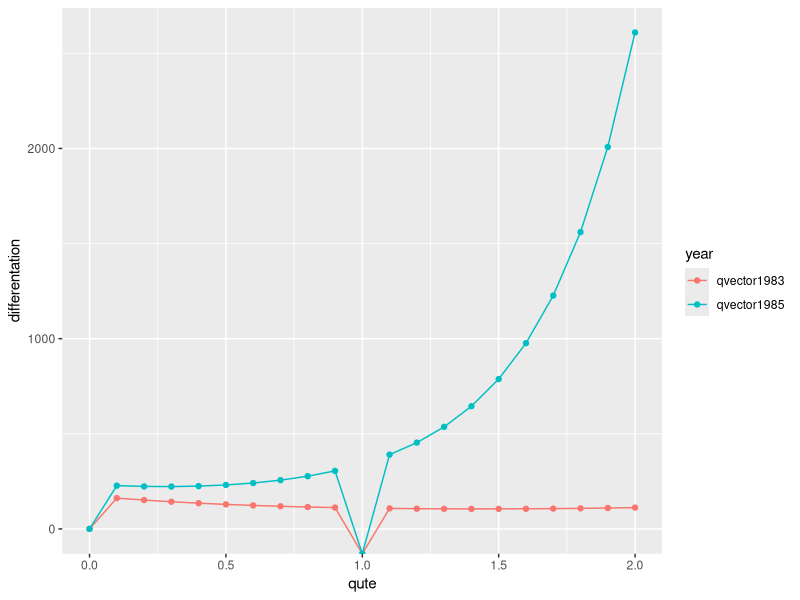
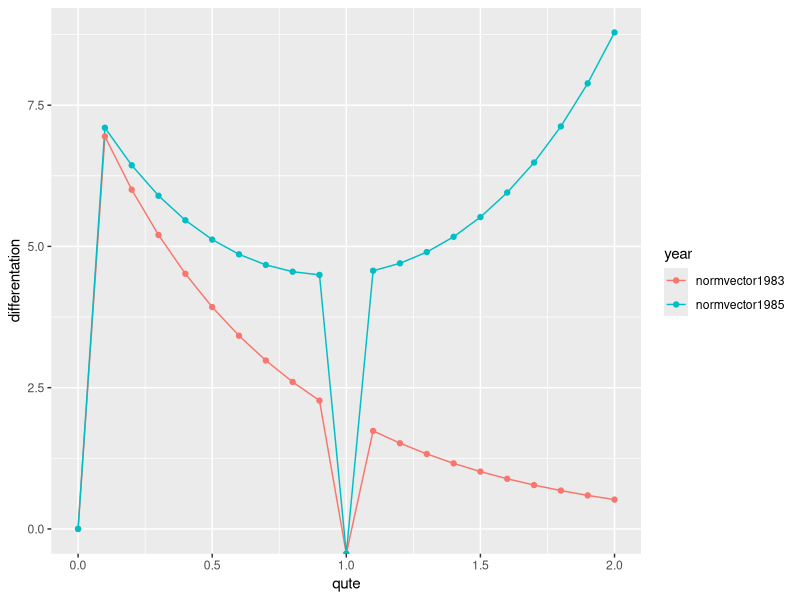
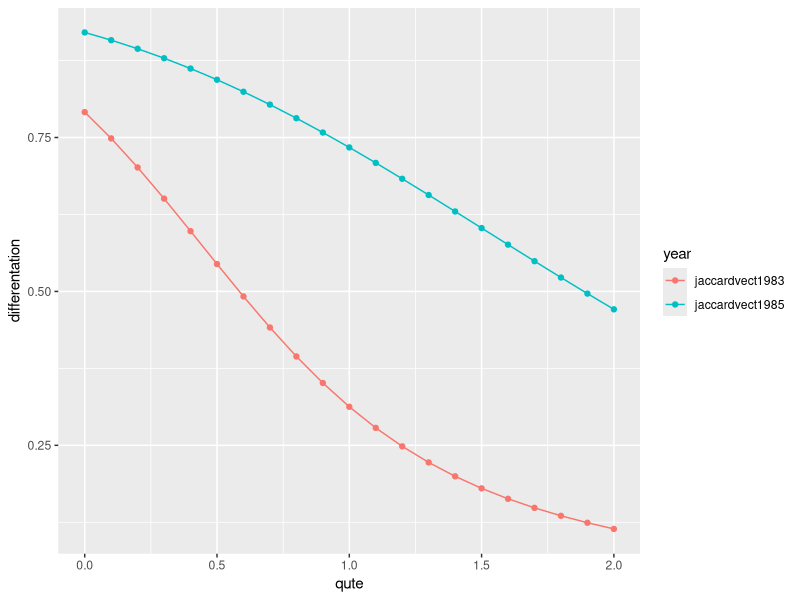

Write R code to recreate these figures, in order.
#chaochiuizeradapted from Tina Harrison"s work


##################################################
library(tidyverse)
data1985 <-
  read.table("percov1985.txt", header = TRUE) %>% select(-1) %>% as.matrix()
data1983 <-
  read.table("percov1983.txt", header = TRUE) %>% select(-1) %>% as.matrix()

chaochiuizer <- function(Z, q, output) {
  

##################################################
# eqn 1, defining a site-species abundance matrix
N <- ncol(Z) # number of communities
S <- nrow(Z) # number of species (gamma)
# drop all rows and columns that sum to 0
Z <- Z[rowSums(Z) > 0, colSums(Z) > 0]

##################################################
# eqn 2, matrix of mean abundance (the "null")
M = matrix(rep(rowSums(Z) / N, each = N), ncol = N, byrow = T)

##################################################
#Variance Framework
#eqn 3, total centered sum of squares
SumSqrs = sum((Z - M) ^ 2)

##################################################
#Decompostion Framework

# eqn 5c, multiplicative beta component
# first, redefine reality to make life a little easier
Ln = function(x) {
  ifelse(x != 0, log(x), 0)
}
Exp = function(x, y) {
  ifelse(x != 0, x ^ y, 0)
}

# eqn 5a, gamma diversity. note relativized by total abundance
D_gamma = ifelse(q != 1,
                 sum(Exp(rowSums(Z)/sum(Z), q))^(1/(1 - q)),
                 exp(-sum((rowSums(Z)/sum(Z))*Ln(rowSums(Z)/sum(Z)))) )

# eqn 5b, alpha diversity.
D_alpha = ifelse(q != 1,
                 (1/N)*sum(Exp(Z/sum(Z), q))^(1/(1-q)), 
                 exp(-sum((Z/sum(Z))*Ln(Z/sum(Z))) - log(N)) )

# eqn 5c, multiplicative beta component
D_beta = D_gamma/D_alpha

##################################################
# Decompostion normalized overlap measures
# eqn 6a, N-community Sorensen; effective average proportion of a community's species that are shared across all communities; 1 - CqN is the effective average of unique species in a community
C_qN = ifelse(q != 1,
              ((1 / D_beta) ^ (q - 1) - (1 / N) ^ (q - 1)) / (1 - (1 / N) ^ (q - 1)),
              1 - (1 / (sum(Z) * Ln(N))) * sum(Z * Ln(Z / rowMeans(Z))))
Sorensen = 1 - C_qN
# when Z is within-community rel abundances, q=1 reduces to Horn and q=2 reduces to Morisita-Horn. Is there a general solution for q=1?

# eqn 6b, N-community Jaccard; effective proportion of species in pooled community that are shared across all communities; 1 - UqN is the effective proportion of unique species in the pooled community
U_qN = ifelse(q != 1,
              ((1 / D_beta) ^ (1 - q) - (1 / N) ^ (1 - q)) / (1 - (1 / N) ^ (1 - q)),
              1 - (1 / (sum(Z) * Ln(N))) * sum(Z * Ln(Z / rowMeans(Z))))
Jaccard = 1 - U_qN
# when Z is within-community rel abundances, q=1 reduces to Horn and q=2 reduces to regional species-overlap from Chiu, Jost & Chao 2014

#################################################
#eqn 7a q-th order divergence

qdiv = (1 / (q - 1)) * (sum((Z ^ q) - (M ^ q)))
#What q would bridge the variance framework with the decomposition framework?

#################################################
#eqn 12a, normalized divergence 

normdiv1=(sum((Z^q)-(M^q)))/(((N^q)-N)*rowSums(M))

# summary stuff
N; sum(Z); S; q

# rowSums(Z) # total abundance of ith species in pooled community
# rowSums(Z)/N # average abundance of ith species per community
# colSums(Z) # size of the kth community

# Output function depending on output= "everything", "qdiv", or "normdiv1"

if(output=="everything") {
  out <-
    c(SumSqrs,
      D_gamma,
      D_alpha,
      D_beta,
      Sorensen,
      Jaccard,
      qdiv,
      normdiv1,
      normdiv2)
  names(out) <-
    c(
      "SumSqrs",
      "D_gamma",
      "D_alpha",
      "D_beta",
      "Sorensen",
      "Jaccard",
      "qdiv",
      "normdiv1",
      'normdiv2'
    )
  out
}
else {
  if (output == "normdiv1") {
    out2 <- c(normdiv1)
    out2
  }
  else {
    if (output == "Jaccard") {
      out3 <- c(Jaccard)
      out3
    }
    else {
      if (output == "qdiv") {
        out4 <- c(qdiv)
        out4
      }
      else{
        out5 <- NA
        out5
      }
    }
  }
}
}

###############################################################################
chaochiuizer(Z=data1985,q=2,output = "normdiv1")

#what do you notice about normdiv1 and the Jaccard index when q equals 1?
# what about sumsqrs and qdiv when q equals 2?


###############################################################################
#how does this vary with q?
chaochiuizer(Z=data1985,q=0,output = "qdiv")
chaochiuizer(Z=data1985,q=0.5,output = "qdiv")
chaochiuizer(Z=data1985,q=1,output = "qdiv")
chaochiuizer(Z=data1985,q=1.5,output = "qdiv")
chaochiuizer(Z=data1985,q=2,output = "qdiv")

#So this is what I am trying to do with the for loop. Unfortunately it looks like my 
#if else statement messed up the for loop
###############################################################################

#how might we use the jaccard or normdiv measure to compare communities? 

qute <- seq(0, 2, by=0.1)#create a vector of possible q values


normvector1985 <- NULL#create an empty vector
normvector1983 <- NULL

for (i in seq(qute)) {
  normvector1985[i] <-
    chaochiuizer(Z = data1985, output = "normdiv1", q = qute[i])
  normvector1983[i] <-
    chaochiuizer(Z = data1983, output = "normdiv1", q = qute[i])
}

qvector1983 <- NULL
qvector1985 <- NULL

for (i in seq(qute)) {
  qvector1985[i] <-
    chaochiuizer(Z = data1985, output = "qdiv", q = qute[i])
  qvector1983[i] <-
    chaochiuizer(Z = data1983, output = "qdiv", q = qute[i])
}

jaccardvect1983<-NULL
jaccardvect1985<-NULL

for (i in seq(qute)) {
  jaccardvect1983[i] <-
    chaochiuizer(Z = data1985, output = "Jaccard", q = qute[i])
  jaccardvect1985[i] <-
    chaochiuizer(Z = data1983, output = "Jaccard", q = qute[i])
}

#figure 2a
notnormalized_divergence <- data.frame(qute, qvector1983, qvector1985) %>%
  pivot_longer(2:3, names_to = "year", values_to = "differentation") %>%
  ggplot(aes(
    x = qute,
    y = differentation,
    group = year,
    color = year
  )) + geom_line() + geom_point()
notnormalized_divergence

#figure 2b
normalized_divergence <-
  data.frame(qute, normvector1983, normvector1985) %>%
  pivot_longer(2:3, names_to = "year", values_to = "differentation") %>%
  ggplot(aes(
    x = qute,
    y = differentation,
    group = year,
    color = year
  )) + geom_line() + geom_point()
normalized_divergence

#Jaccard figure
Jaccard_divergence <-
  data.frame(qute, jaccardvect1983, jaccardvect1985) %>%
  pivot_longer(2:3, names_to = "year", values_to = "differentation") %>%
  ggplot(aes(
    x = qute,
    y = differentation,
    group = year,
    color = year
  )) + geom_line() + geom_point()
Jaccard_divergence


